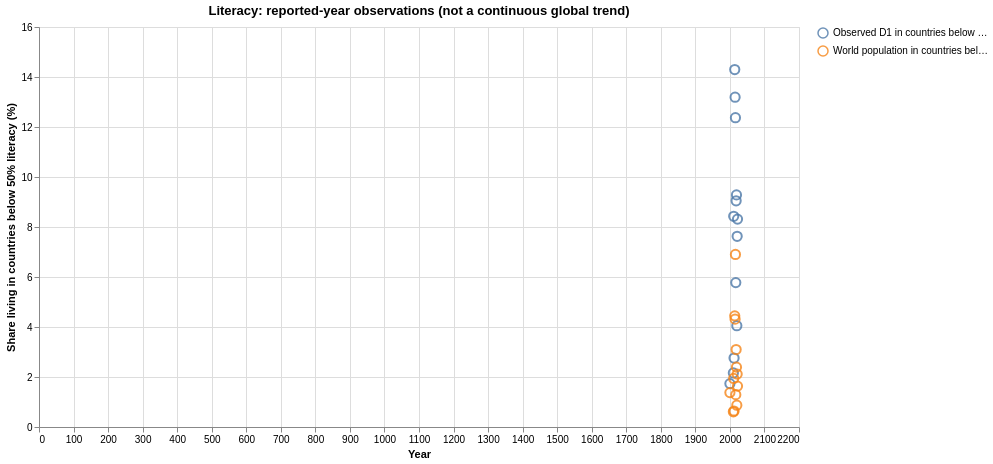

Here is the notebook cell this chart was saved with:
### Markdown cell above
## Exact-year observations over time

Unlike electricity or internet use, literacy is measured sporadically through censuses and surveys. The table and chart below use only observations recorded in the same year as the D1 distribution. D1 coverage is included because the reporting-country mix changes over time; do not read this as a continuous global literacy trend.

### Code cell
exact_join = analysis['joined'].copy()
exact_join['literacy_deprivation_pct'] = 100 - exact_join['indicator_value']
year_rows = []
for year, group in exact_join.groupby('year'):
    countries = group['code'].nunique()
    d1_coverage_year = group['d1_population_share'].sum()
    below = group['indicator_value'].lt(LOW_LITERACY_THRESHOLD)
    d1_low_share = 100 * group.loc[below, 'd1_population_share'].sum() / d1_coverage_year
    world_low_share = 100 * group.loc[below, 'country_population'].sum() / group['country_population'].sum()
    year_rows.append({
        'Year': int(year),
        'Countries with data': countries,
        'D1 population covered (%)': 100 * d1_coverage_year,
        'Observed D1 in countries below 50% literacy (%)': d1_low_share,
        'World population in countries below 50% literacy (%)': world_low_share,
    })
exact_year_summary = pd.DataFrame(year_rows).sort_values('Year')
recent_exact_years = exact_year_summary.query('Year >= 2000 and `Countries with data` >= 40')
display(recent_exact_years.tail(15).round(1))

correlation_summary = analysis['correlations'].merge(
    exact_year_summary[['Year', 'D1 population covered (%)']],
    left_on='year',
    right_on='Year',
).query('observations >= 40')
display(correlation_summary[['year', 'pearson_r', 'spearman_r', 'observations', 'D1 population covered (%)']].query('year >= 2000').round(3))

trend_data = recent_exact_years.melt(
    id_vars=['Year', 'D1 population covered (%)', 'Countries with data'],
    value_vars=['Observed D1 in countries below 50% literacy (%)', 'World population in countries below 50% literacy (%)'],
    var_name='Group',
    value_name='Share (%)',
)
literacy_coverage_chart = (
    alt.Chart(trend_data)
    .mark_point(size=85, opacity=0.8)
    .encode(
        x=alt.X('Year:Q', title='Year', axis=alt.Axis(format='d')),
        y=alt.Y('Share (%):Q', title='Share living in countries below 50% literacy (%)'),
        color=alt.Color('Group:N', title=None),
        tooltip=[
            alt.Tooltip('Year:O', title='Year'),
            alt.Tooltip('Group:N', title='Group'),
            alt.Tooltip('Share (%):Q', title='Share (%)', format='.1f'),
            alt.Tooltip('D1 population covered (%):Q', title='D1 coverage (%)', format='.1f'),
            alt.Tooltip('Countries with data:Q', title='Countries with data'),
        ],
    )
    .properties(width=760, height=400, title='Literacy: reported-year observations (not a continuous global trend)')
)
literacy_coverage_chart

### Figure 1 — Vega-Lite specification as saved in the notebook (floating-point values rounded to 4 significant figures)
{"config": {"view": {"continuousWidth": 300, "continuousHeight": 300}}, "data": {"name": "data-c251007b00ec1ff3d7a6690ec1c7f6dd"}, "mark": {"type": "point", "opacity": 0.8, "size": 85}, "encoding": {"color": {"field": "Group", "title": null, "type": "nominal"}, "tooltip": [{"field": "Year", "title": "Year", "type": "ordinal"}, {"field": "Group", "title": "Group", "type": "nominal"}, {"field": "Share (%)", "format": ".1f", "title": "Share (%)", "type": "quantitative"}, {"field": "D1 population covered (%)", "format": ".1f", "title": "D1 coverage (%)", "type": "quantitative"}, {"field": "Countries with data", "title": "Countries with data", "type": "quantitative"}], "x": {"axis": {"format": "d"}, "field": "Year", "title": "Year", "type": "quantitative"}, "y": {"field": "Share (%)", "title": "Share living in countries below 50% literacy (%)", "type": "quantitative"}}, "height": 400, "title": "Literacy: reported-year observations (not a continuous global trend)", "width": 760, "$schema": "https://vega.github.io/schema/vega-lite/v6.4.1.json", "datasets": {"data-c251007b00ec1ff3d7a6690ec1c7f6dd": [{"Year": 2000, "D1 population covered (%)": 53.47, "Countries with data": 44, "Group": "Observed D1 in countries below 50% literacy (%)", "Share (%)": 1.736}, {"Year": 2010, "D1 population covered (%)": 56.2, "Countries with data": 48, "Group": "Observed D1 in countries below 50% literacy (%)", "Share (%)": 2.162}, {"Year": 2011, "D1 population covered (%)": 34.71, "Countries with data": 53, "Group": "Observed D1 in countries below 50% literacy (%)", "Share (%)": 8.427}, {"Year": 2012, "D1 population covered (%)": 41.84, "Countries with data": 44, "Group": "Observed D1 in countries below 50% literacy (%)", "Share (%)": 2.759}, {"Year": 2014, "D1 population covered (%)": 30.32, "Countries with data": 45, "Group": "Observed D1 in countries below 50% literacy (%)", "Share (%)": 14.3}, {"Year": 2015, "D1 population covered (%)": 28.46, "Countries with data": 47, "Group": "Observed D1 in countries below 50% literacy (%)", "Share (%)": 13.19}, {"Year": 2016, "D1 population covered (%)": 41.21, "Countries with data": 45, "Group": "Observed D1 in countries below 50% literacy (%)", "Share (%)": 12.37}, {"Year": 2017, "D1 population covered (%)": 20.23, "Countries with data": 44, "Group": "Observed D1 in countries below 50% literacy (%)", "Share (%)": 5.776}, {"Year": 2018, "D1 population covered (%)": 50.18, "Countries with data": 49, "Group": "Observed D1 in countries below 50% literacy (%)", "Share (%)": 9.047}, {"Year": 2019, "D1 population covered (%)": 40.17, "Countries with data": 56, "Group": "Observed D1 in countries below 50% literacy (%)", "Share (%)": 9.284}, {"Year": 2020, "D1 population covered (%)": 47.49, "Countries with data": 42, "Group": "Observed D1 in countries below 50% literacy (%)", "Share (%)": 4.054}, {"Year": 2021, "D1 population covered (%)": 51.28, "Countries with data": 44, "Group": "Observed D1 in countries below 50% literacy (%)", "Share (%)": 7.627}, {"Year": 2022, "D1 population covered (%)": 34.22, "Countries with data": 45, "Group": "Observed D1 in countries below 50% literacy (%)", "Share (%)": 8.316}, {"Year": 2000, "D1 population covered (%)": 53.47, "Countries with data": 44, "Group": "World population in countries below 50% literacy (%)", "Share (%)": 1.376}, {"Year": 2010, "D1 population covered (%)": 56.2, "Countries with data": 48, "Group": "World population in countries below 50% literacy (%)", "Share (%)": 0.6065}, {"Year": 2011, "D1 population covered (%)": 34.71, "Countries with data": 53, "Group": "World population in countries below 50% literacy (%)", "Share (%)": 1.941}, {"Year": 2012, "D1 population covered (%)": 41.84, "Countries with data": 44, "Group": "World population in countries below 50% literacy (%)", "Share (%)": 0.6399}, {"Year": 2014, "D1 population covered (%)": 30.32, "Countries with data": 45, "Group": "World population in countries below 50% literacy (%)", "Share (%)": 4.445}, {"Year": 2015, "D1 population covered (%)": 28.46, "Countries with data": 47, "Group": "World population in countries below 50% literacy (%)", "Share (%)": 4.314}, {"Year": 2016, "D1 population covered (%)": 41.21, "Countries with data": 45, "Group": "World population in countries below 50% literacy (%)", "Share (%)": 6.903}, {"Year": 2017, "D1 population covered (%)": 20.23, "Countries with data": 44, "Group": "World population in countries below 50% literacy (%)", "Share (%)": 1.294}, {"Year": 2018, "D1 population covered (%)": 50.18, "Countries with data": 49, "Group": "World population in countries below 50% literacy (%)", "Share (%)": 3.098}, {"Year": 2019, "D1 population covered (%)": 40.17, "Countries with data": 56, "Group": "World population in countries below 50% literacy (%)", "Share (%)": 2.394}, {"Year": 2020, "D1 population covered (%)": 47.49, "Countries with data": 42, "Group": "World population in countries below 50% literacy (%)", "Share (%)": 0.8736}, {"Year": 2021, "D1 population covered (%)": 51.28, "Countries with data": 44, "Group": "World population in countries below 50% literacy (%)", "Share (%)": 2.116}, {"Year": 2022, "D1 population covered (%)": 34.22, "Countries with data": 45, "Group": "World population in countries below 50% literacy (%)", "Share (%)": 1.635}]}}
